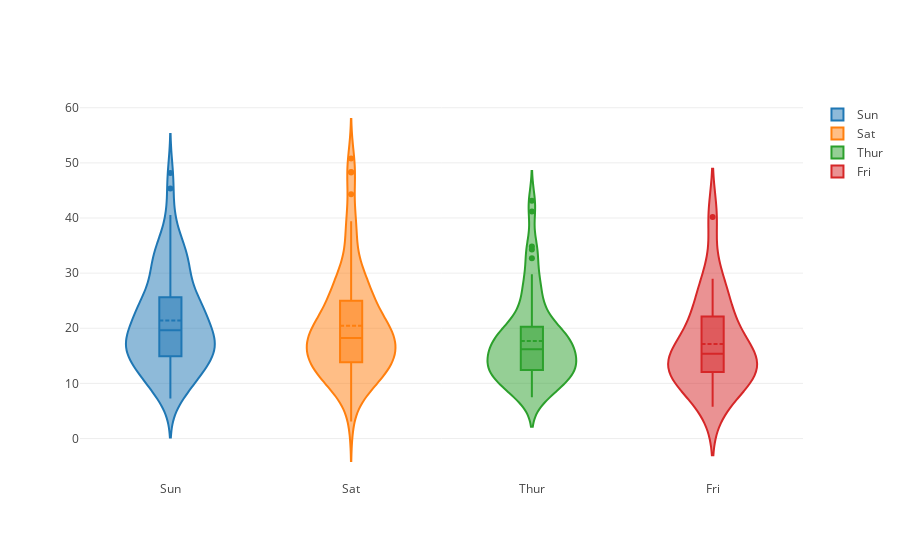

Notebook source saved alongside this figure:
### Markdown cell above
# Multiple Traces

### Code cell
import plotly.plotly as py
import plotly.graph_objs as go

import pandas as pd

df = pd.read_csv("https://raw.githubusercontent.com/plotly/datasets/master/violin_data.csv")

data = []
for i in range(0,len(pd.unique(df['day']))):
    trace = {
            "type": 'violin',
            "x": df['day'][df['day'] == pd.unique(df['day'])[i]],
            "y": df['total_bill'][df['day'] == pd.unique(df['day'])[i]],
            "name": pd.unique(df['day'])[i],
            "box": {
                "visible": True
            },
            "meanline": {
                "visible": True
            }
        }
    data.append(trace)

        
fig = {
    "data": data,
    "layout" : {
        "title": "",
        "yaxis": {
            "zeroline": False,
        }
    }
}


pyo.iplot(fig, filename='violin/multiple', validate = False)

### Figure 1 — Plotly figure (JSON) as saved in the notebook; plotly's stock layout.template omitted (floating-point values rounded to 4 significant figures)
{"data": [{"box": {"visible": true}, "meanline": {"visible": true}, "name": "Sun", "type": "violin", "x": ["Sun", "Sun", "Sun", "Sun", "Sun", "Sun", "Sun", "Sun", "Sun", "Sun", "Sun", "Sun", "Sun", "Sun", "Sun", "Sun", "Sun", "Sun", "Sun", "Sun", "Sun", "Sun", "Sun", "Sun", "Sun", "Sun", "Sun", "Sun", "Sun", "Sun", "Sun", "Sun", "Sun", "Sun", "Sun", "Sun", "Sun", "Sun", "Sun", "Sun", "Sun", "Sun", "Sun", "Sun", "Sun", "Sun", "Sun", "Sun", "Sun", "Sun", "Sun", "Sun", "Sun", "Sun", "Sun", "Sun", "Sun", "Sun", "Sun", "Sun", "Sun", "Sun", "Sun", "Sun", "Sun", "Sun", "Sun", "Sun", "Sun", "Sun", "Sun", "Sun", "Sun", "Sun", "Sun", "Sun"], "y": [16.99, 10.34, 21.01, 23.68, 24.59, 25.29, 8.77, 26.88, 15.04, 14.78, 10.27, 35.26, 15.42, 18.43, 14.83, 21.58, 10.33, 16.29, 16.97, 17.46, 13.94, 9.68, 30.4, 18.29, 22.23, 32.4, 28.55, 18.04, 12.54, 10.29, 34.81, 9.94, 25.56, 19.49, 38.07, 23.95, 25.71, 17.31, 29.93, 14.07, 13.13, 17.26, 24.55, 19.77, 29.85, 48.17, 25, 13.39, 16.49, 21.5, 12.66, 16.21, 13.81, 17.51, 24.52, 20.76, 31.71, 7.25, 31.85, 16.82, 32.9, 17.89, 14.48, 9.6, 34.63, 34.65, 23.33, 45.35, 23.17, 40.55, 20.69, 20.9, 30.46, 18.15, 23.1, 15.69]}, {"box": {"visible": true}, "meanline": {"visible": true}, "name": "Sat", "type": "violin", "x": ["Sat", "Sat", "Sat", "Sat", "Sat", "Sat", "Sat", "Sat", "Sat", "Sat", "Sat", "Sat", "Sat", "Sat", "Sat", "Sat", "Sat", "Sat", "Sat", "Sat", "Sat", "Sat", "Sat", "Sat", "Sat", "Sat", "Sat", "Sat", "Sat", "Sat", "Sat", "Sat", "Sat", "Sat", "Sat", "Sat", "Sat", "Sat", "Sat", "Sat", "Sat", "Sat", "Sat", "Sat", "Sat", "Sat", "Sat", "Sat", "Sat", "Sat", "Sat", "Sat", "Sat", "Sat", "Sat", "Sat", "Sat", "Sat", "Sat", "Sat", "Sat", "Sat", "Sat", "Sat", "Sat", "Sat", "Sat", "Sat", "Sat", "Sat", "Sat", "Sat", "Sat", "Sat", "Sat", "Sat", "Sat", "Sat", "Sat", "Sat", "Sat", "Sat", "Sat", "Sat", "Sat", "Sat", "Sat"], "y": [20.65, 17.92, 20.29, 15.77, 39.42, 19.82, 17.81, 13.37, 12.69, 21.7, 19.65, 9.55, 18.35, 15.06, 20.69, 17.78, 24.06, 16.31, 16.93, 18.69, 31.27, 16.04, 38.01, 26.41, 11.24, 48.27, 20.29, 13.81, 11.02, 18.29, 17.59, 20.08, 16.45, 3.07, 20.23, 15.01, 12.02, 17.07, 26.86, 25.28, 14.73, 10.51, 17.92, 44.3, 22.42, 20.92, 15.36, 20.49, 25.21, 18.24, 14.31, 14, 7.25, 10.59, 10.63, 50.81, 15.81, 26.59, 38.73, 24.27, 12.76, 30.06, 25.89, 48.33, 13.27, 28.17, 12.9, 28.15, 11.59, 7.74, 30.14, 20.45, 13.28, 22.12, 24.01, 15.69, 11.61, 10.77, 15.53, 10.07, 12.6, 32.83, 35.83, 29.03, 27.18, 22.67, 17.82]}, {"box": {"visible": true}, "meanline": {"visible": true}, "name": "Thur", "type": "violin", "x": ["Thur", "Thur", "Thur", "Thur", "Thur", "Thur", "Thur", "Thur", "Thur", "Thur", "Thur", "Thur", "Thur", "Thur", "Thur", "Thur", "Thur", "Thur", "Thur", "Thur", "Thur", "Thur", "Thur", "Thur", "Thur", "Thur", "Thur", "Thur", "Thur", "Thur", "Thur", "Thur", "Thur", "Thur", "Thur", "Thur", "Thur", "Thur", "Thur", "Thur", "Thur", "Thur", "Thur", "Thur", "Thur", "Thur", "Thur", "Thur", "Thur", "Thur", "Thur", "Thur", "Thur", "Thur", "Thur", "Thur", "Thur", "Thur", "Thur", "Thur", "Thur", "Thur"], "y": [27.2, 22.76, 17.29, 19.44, 16.66, 10.07, 32.68, 15.98, 34.83, 13.03, 18.28, 24.71, 21.16, 10.65, 12.43, 24.08, 11.69, 13.42, 14.26, 15.95, 12.48, 29.8, 8.52, 14.52, 11.38, 22.82, 19.08, 20.27, 11.17, 12.26, 18.26, 8.51, 10.33, 14.15, 16, 13.16, 17.47, 34.3, 41.19, 27.05, 16.43, 8.35, 18.64, 11.87, 9.78, 7.51, 19.81, 28.44, 15.48, 16.58, 7.56, 10.34, 43.11, 13, 13.51, 18.71, 12.74, 13, 16.4, 20.53, 16.47, 18.78]}, {"box": {"visible": true}, "meanline": {"visible": true}, "name": "Fri", "type": "violin", "x": ["Fri", "Fri", "Fri", "Fri", "Fri", "Fri", "Fri", "Fri", "Fri", "Fri", "Fri", "Fri", "Fri", "Fri", "Fri", "Fri", "Fri", "Fri", "Fri"], "y": [28.97, 22.49, 5.75, 16.32, 22.75, 40.17, 27.28, 12.03, 21.01, 12.46, 11.35, 15.38, 12.16, 13.42, 8.58, 15.98, 13.42, 16.27, 10.09]}], "layout": {"title": "", "yaxis": {"zeroline": false}}}
